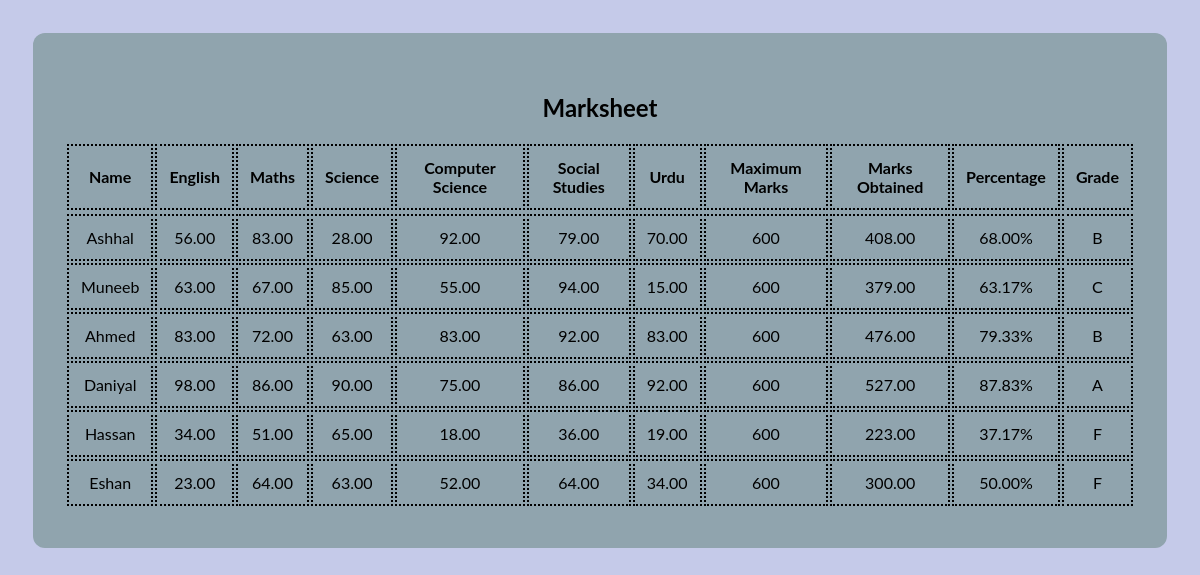
The page /sheet/ on the database its author committed.
### marksheet/models.py (models this page shows)
class Marksheet(models.Model):
    name=models.CharField(max_length=50)
    subject1=models.DecimalField(max_digits=5,decimal_places=2)
    subject2=models.DecimalField(max_digits=5,decimal_places=2)
    subject3=models.DecimalField(max_digits=5,decimal_places=2)
    subject4=models.DecimalField(max_digits=5,decimal_places=2)
    subject5=models.DecimalField(max_digits=5,decimal_places=2)
    subject6=models.DecimalField(max_digits=5,decimal_places=2)

### first/views.py (the view)
# urls.py: path('sheet/',views.sheet),
def sheet(request):
    marksData=Marksheet.objects.all()
    marks_with_sums = []
    for obj in marksData:
        total = (obj.subject1 + obj.subject2 + obj.subject3 + obj.subject4 + obj.subject5 + obj.subject6)
        percentage=round((total/600)*100,2)
        if percentage>85:
            grade="A"
        elif percentage>65:
            grade="B"
        elif percentage>50:
            grade="C"
        else:
            grade="F"
        marks_with_sums.append({
            'obj': obj,
            'total': total,
            'percentage': percentage,
            'grade': grade,
        })
    data = {
        'students': marks_with_sums,
        'max': 600,
    }
    return render (request,"marksheet.html",data)

### templates/marksheet.html (shortened to what this page needs)
<!DOCTYPE html>
<html>
  <head>
  </head>
  <body>
    <div class="container">
      <h2>Marksheet</h2>
      <table>
        <thead>
          <tr>
            <th>Name</th>
            <th>English</th>
            <th>Maths</th>
            <th>Science</th>
            <th>Computer Science</th>
            <th>Social Studies</th>
            <th>Urdu</th>
            <th>Maximum Marks</th>
            <th>Marks Obtained</th>
            <th>Percentage</th>
            <th>Grade</th>
        </thead>
        <tbody>
        {% for n in students %}
          <tr>
            <td>{{n.obj.name}}</td>
            <td>{{n.obj.subject1}}</td>
            <td>{{n.obj.subject2}}</td>
            <td>{{n.obj.subject3}}</td>
            <td>{{n.obj.subject4}}</td>
            <td>{{n.obj.subject5}}</td>
            <td>{{n.obj.subject6}}</td>
            <td>{{max}}</td>
            <td>{{n.total}}</td>
            <td>{{n.percentage}}%</td>
            <td>{{n.grade}}</td>
          </tr>
        {% endfor %}
        </tbody>
      </table>
    </div>
  </body>
</html>

### templates/marksheet.html (style rules this page uses)
body { background-color: #c5cae9; padding: 25px; }
.container { width: auto; height: auto; margin: 0 auto; padding-left: 32px; padding-right: 32px; padding-top: 40px; padding-bottom: 40px; border-radius: 12px; background-color: #90a4ae; font-family: Lato; }
.container h2 { text-align: center; }
table { margin: 0 auto; }
td, th { padding: 12px; border: 2px dotted; text-align: center; }

### rows shown on the page
Marksheet: obj.name "Ashhal", obj.subject1 "56.00", obj.subject2 "83.00", obj.subject3 "28.00", obj.subject4 "92.00", obj.subject5 "79.00", obj.subject6 "70.00", max "600", total "408.00", percentage "68.00", grade "B"
Marksheet: obj.name "Muneeb", obj.subject1 "63.00", obj.subject2 "67.00", obj.subject3 "85.00", obj.subject4 "55.00", obj.subject5 "94.00", obj.subject6 "15.00", max "600", total "379.00", percentage "63.17", grade "C"
Marksheet: obj.name "Ahmed", obj.subject1 "83.00", obj.subject2 "72.00", obj.subject3 "63.00", obj.subject4 "83.00", obj.subject5 "92.00", obj.subject6 "83.00", max "600", total "476.00", percentage "79.33", grade "B"
Marksheet: obj.name "Daniyal", obj.subject1 "98.00", obj.subject2 "86.00", obj.subject3 "90.00", obj.subject4 "75.00", obj.subject5 "86.00", obj.subject6 "92.00", max "600", total "527.00", percentage "87.83", grade "A"
Marksheet: obj.name "Hassan", obj.subject1 "34.00", obj.subject2 "51.00", obj.subject3 "65.00", obj.subject4 "18.00", obj.subject5 "36.00", obj.subject6 "19.00", max "600", total "223.00", percentage "37.17", grade "F"
Marksheet: obj.name "Eshan", obj.subject1 "23.00", obj.subject2 "64.00", obj.subject3 "63.00", obj.subject4 "52.00", obj.subject5 "64.00", obj.subject6 "34.00", max "600", total "300.00", percentage "50.00", grade "F"
